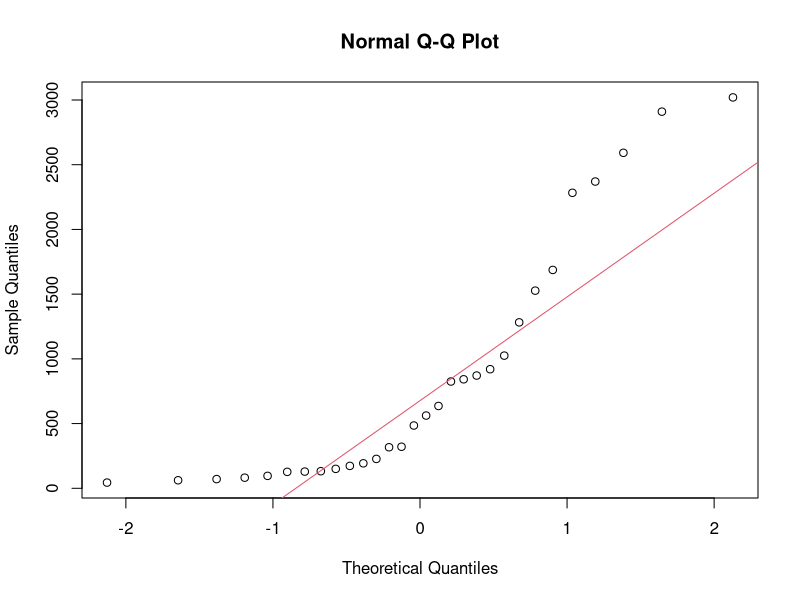
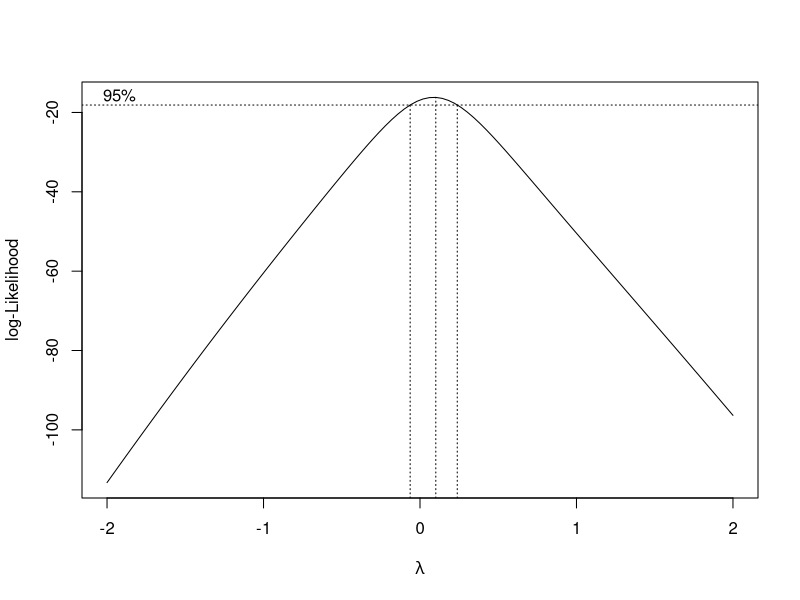
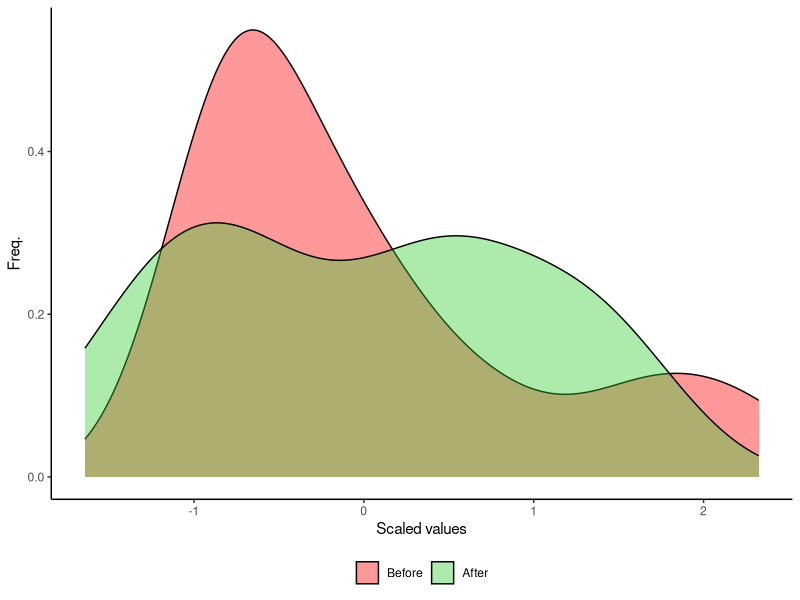

Reproduce these figures in R, in order.
## ---- chunk 1
library(dplyr)
library(tidyverse)

birds <- c(22,28,37,34,13,24,39,5,33,32)
mean_birds <- mean(birds)

birds_t <- sqrt(birds)
mean_birds_t <- mean(birds_t)

# Inverse transformation
mean_birds_to <- (mean_birds_t)^2
birds_o <- (birds_t)^2
mean_birds_o <- mean(birds_o)
## ---- chunk 2
mydata <- c(12,19,0,15,145,0,32,5,17)
mean_o <- mean(mydata)

log10mydata <- log10(mydata + 1)
mean_t <- mean(log10mydata)

# Inverse transformation
mydata_O10 <- (10^(log10mydata) - 1)
## ---- chunk 3
x <- c(0.25, 0.31, 0.21, 0.24, 0.3, 0.29, 0.22)
xt <- asin(sqrt(x)) * 180 / pi
x_O <- sin((xt) / 180 * pi)^2
## ---- chunk 4
library(MASS)

trat <- rep(1:5, each=6)
repet <- rep(1:6, 5)
resp <- c(2370,1687,2592,2283,2910,
          3020,1282,1527,871,1025,
          825,920,562,321,636,317,
          485,842,173,127,132,150,
          129,227,193,71,82,62,96,44)
data <- data.frame(trat, repet, resp)

fit1 <- aov(resp ~ factor(trat), data=data)
anova(fit1)

# QQ Plot
qqnorm(data$resp)
qqline(data$resp, col=2)
## ---- chunk 5
# Box-Cox estimation
bc <- boxcox(resp ~ trat, data = data, plotit = TRUE)
lambda <- bc$x[which.max(bc$y)]

data$resp_boxcox <- if (lambda == 0) log(data$resp) else (data$resp^lambda - 1)/lambda
## ---- chunk 6
data_long <- data %>%
  pivot_longer(cols = c(resp, resp_boxcox), names_to = "method", values_to = "values")

data_long <- data_long %>%
  group_by(method) %>%
  mutate(scaled_values = scale(values)) %>%
  ungroup()

ggplot(data_long, aes(x = scaled_values, fill = method)) +
  geom_density(alpha = 0.4, position = "identity") +
  labs(x = "Scaled values",
       y = "Freq.") +
  theme_classic() +
  scale_fill_manual(values = c("red", "limegreen"), labels = c("Before", "After"))+
  theme(legend.title = element_blank(),
        legend.position = "bottom")
